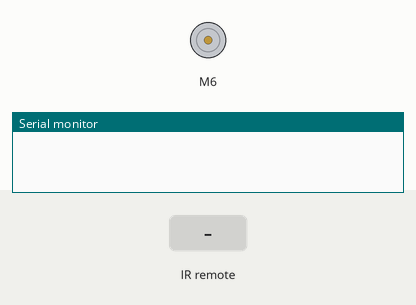
Simulated run of this sketch. Board: Arduino Uno, built with avr-gcc and run on an emulated ATmega328P. On the bench: DC motor (green arrow = forward, orange = backward, longer = faster), the last lines printed to the serial monitor. The inputs (shaded band) are chosen by the test bench.

Above: at 1.2 s.
1.3 s: infrared code 0xFFA25D received
At 2.5 s:
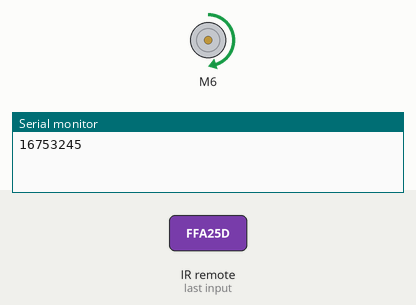
2.8 s: infrared code 0xFF30CF received
At 3.8 s:
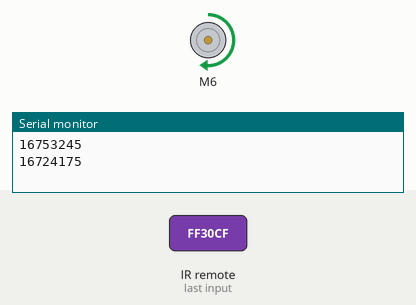
4.3 s: infrared code 0xFF18E7 received
At 5.0 s:
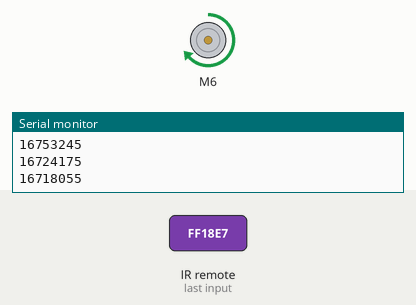
5.8 s: infrared code 0xFF7A85 received
At 6.1 s:
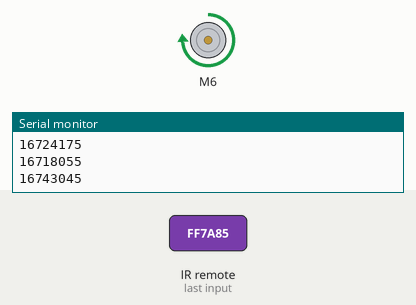
7.3 s: infrared code 0xFFE21D received
At 8.4 s:
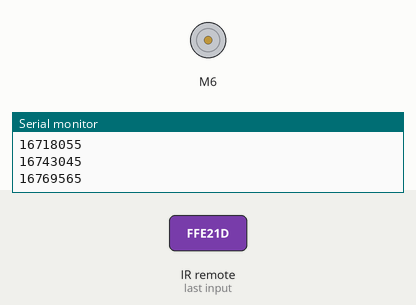
Timing chart, 0 to 9.8 s (numbered marks = the images above; inputs shaded):
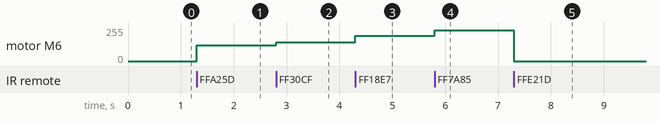

The sketch:

IRventilo.ino
```cpp
#include <IRremote.h>
IRrecv irReceiver(2);
decode_results results;

#include <L293D.h>
L293D motor(6,5,4);


void setup() {
  Serial.begin(9600);
  motor.set(0);
  irReceiver.enableIRIn();

}

void loop() {
    if (irReceiver.decode(&results)) {
    // le code infrarouge est dans la variable results.value
    Serial.println(results.value);
    irReceiver.resume();

    if(results.value == 16769565) {
    motor.set(0);

    }else if (results.value == 16753245) {
    motor.set(120);

    }else if(results.value == 16724175) {
    motor.set(140);

    }else if (results.value== 16718055) {
    motor.set(190);

   }else if (results.value == 16743045)  {
    motor.set(230);
  }
    }
}
```

Measured:
- after the input at 1.3 s, motor M6: stopped → forward 120/255 at once
- after the input at 2.8 s, motor M6: forward 120/255 → forward 140/255 at once
- after the input at 4.3 s, motor M6: forward 140/255 → forward 190/255 at once
- after the input at 5.8 s, motor M6: forward 190/255 → forward 230/255 at once
- after the input at 7.3 s, motor M6: forward 230/255 → stopped at once
